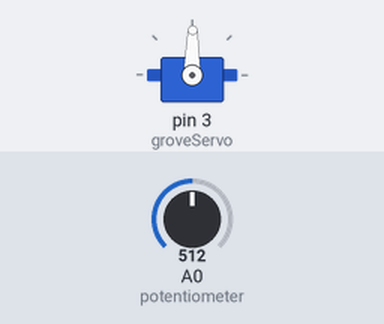
The sketch below on a simulated Arduino Uno, built with avr-gcc and run on an emulated ATmega328P. Shown: servo. Inputs (shaded band) come from the test bench; at power-on: A0 (potentiometer) = 512.

Above: at 1.2 s.
1.3 s: A0 (potentiometer) set to 716
At 1.7 s:
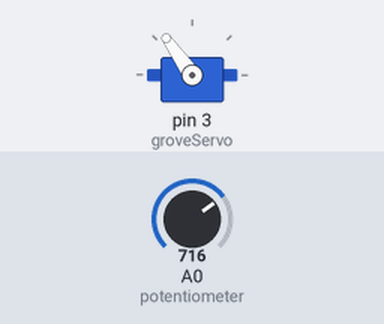
2.8 s: A0 (potentiometer) set to 900
At 4.0 s:
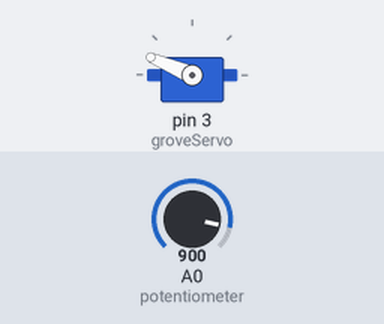
4.3 s: A0 (potentiometer) set to 1023
At 5.2 s:
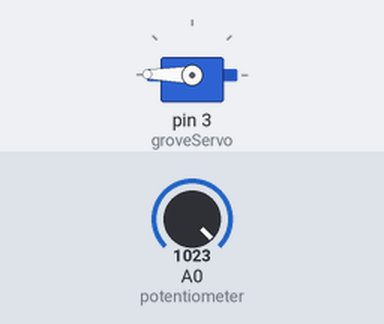
5.8 s: A0 (potentiometer) set to 306
At 6.4 s:
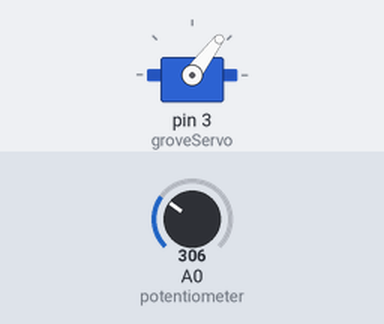
7.3 s: A0 (potentiometer) set to 122
At 8.5 s:
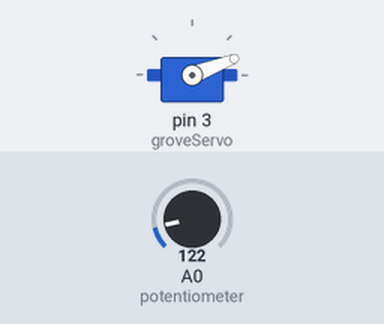
8.8 s: A0 (potentiometer) set to 511
At 9.8 s:
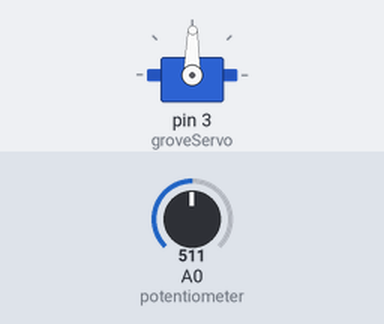
Timing chart, 0 to 11.3 s (numbered marks = the images above; inputs shaded):
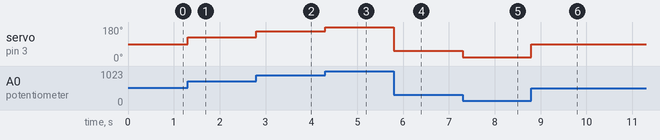

The sketch:

grove_servo.ino
```cpp
#include <Servo.h>
Servo groveServo; //create a object

int potentiometer = 0;
int shaft;

void setup()
{
  groveServo.attach(3); //the servo is attached to D3
  pinMode(potentiometer, INPUT);
}

void loop()
{
  shaft = analogRead(potentiometer);
  shaft = map(shaft, 0, 1023, 0, 179);
//analog input data range from 1~1023, but servo
groveServo.write(shaft);             //only reflects to data ranging from 1~179.

}
```

Measured:
- after the input at 1.3 s, servo on pin 3 (groveServo): 89° → 125° at once
- after the input at 2.8 s, servo on pin 3 (groveServo): 125° → 157° at once
- after the input at 4.3 s, servo on pin 3 (groveServo): 157° → 179° at once
- after the input at 5.8 s, servo on pin 3 (groveServo): 179° → 53° at once
- after the input at 7.3 s, servo on pin 3 (groveServo): 53° → 21° at once
- after the input at 8.8 s, servo on pin 3 (groveServo): 21° → 89° at once
